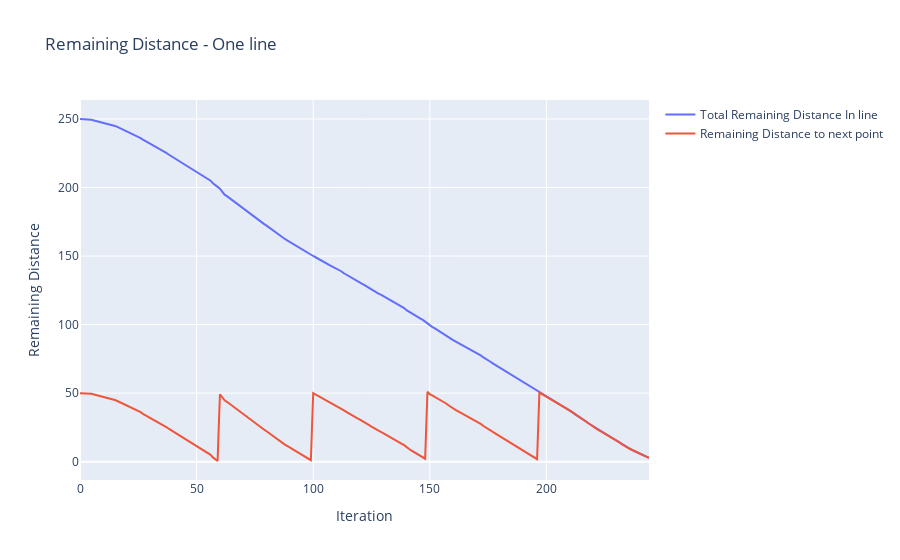

The cell this chart's notebook holds for it:
### Markdown cell above
### Remaining distance

### Code cell
import plotly.graph_objects as go

# Create a figure
fig = go.Figure()

# Add the remaining distance trace
fig.add_trace(go.Scatter(y=remaining_dists_array[0:245], mode='lines', name='Total Remaining Distance In line'))
# fig.add_trace(go.Scatter(y=point_numbers_array[0:300], mode='lines', name='Point Number'))
fig.add_trace(go.Scatter(y=dist_to_next_point_array[0:245], mode='lines', name='Remaining Distance to next point'))
# Add the velocity difference trace to the second row

# Set the axis labels
fig.update_xaxes(title_text='Iteration')
fig.update_yaxes(title_text='Remaining Distance')

# Set the plot title
fig.update_layout(title='Remaining Distance - One line')

# Show the plot
fig.show()

### Figure 1 — Plotly figure (JSON) as saved in the notebook; plotly's stock layout.template omitted (floating-point values rounded to 4 significant figures; data arrays with more than 128 entries replaced by an {"elided": "..."} marker saying what was removed)
{"data": [{"mode": "lines", "name": "Total Remaining Distance In line", "type": "scatter", "y": {"elided": "245 float values"}}, {"mode": "lines", "name": "Remaining Distance to next point", "type": "scatter", "y": {"elided": "245 float values"}}], "layout": {"title": {"text": "Remaining Distance - One line"}, "xaxis": {"title": {"text": "Iteration"}}, "yaxis": {"title": {"text": "Remaining Distance"}}}}
